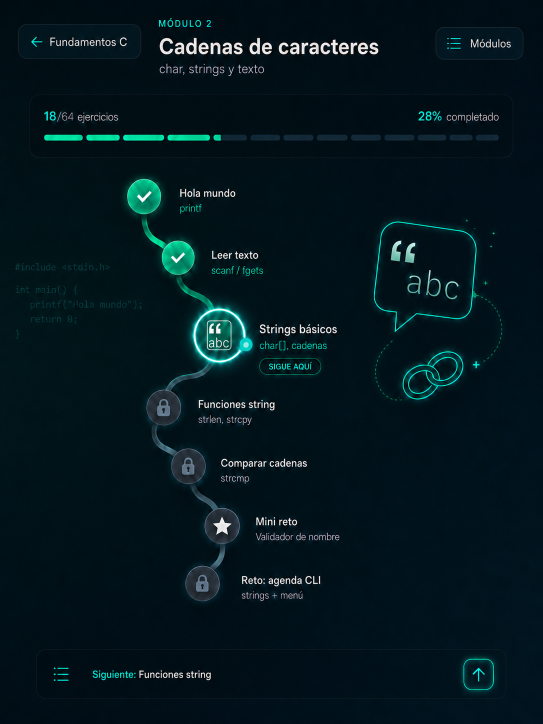
#> input picture Prueba ui extension/assets/reference-cadenas.png, 1086 x 1448 px (shown at 1/2 size); its folder holds only this picture in this run
$ python extract_snake_v2.py
#> lines starting #> are read from the running program, lines starting #| are printed output that depends on the picture; after the words box and inside, x2 and y2 are one past the last pixel; in counts of white or black regions, pixels touching at a corner belong together
#!/usr/bin/env python
from __future__ import annotations

import os
import sys
import json
import math
import re
import heapq
from pathlib import Path

try:
    import numpy as np
    import cv2
    from PIL import Image
    from scipy.interpolate import splprep, splev, CubicSpline
    from skimage.morphology import skeletonize
except ImportError as exc:
    raise SystemExit(
        "Missing dependency. Make sure numpy, opencv-python, pillow, scipy, and scikit-image are installed."
    ) from exc

ROOT = Path(__file__).resolve().parents[1]
CONFIG_PATH = ROOT / "tools" / "snake-extraction.config.json"
OUTPUT_DIR = ROOT / "tools" / "output" / "snake-trace-v2"
PATH_TS_PATH = ROOT / "src" / "lib" / "snakePathV2.generated.ts"
LAYOUT_TS_PATH = ROOT / "src" / "lib" / "layout.ts"

def load_config(path: Path) -> dict:
    with path.open("r", encoding="utf-8") as handle:
        config = json.load(handle)
    return sync_node_centers_from_layout(config)

def sync_node_centers_from_layout(config: dict) -> dict:
    if not LAYOUT_TS_PATH.exists():
        return config
    text = LAYOUT_TS_PATH.read_text(encoding="utf-8")
    # Matches float/negative numbers like 317.5 and -0.5
    centers = {
        match.group("id"): {
            "x": float(match.group("x")),
            "y": float(match.group("y")),
        }
        for match in re.finditer(
            r"(?P<id>hello|read|strings|functions|compare|mini|cli):\s*\{\s*x:\s*(?P<x>[-\d.]+),\s*y:\s*(?P<y>[-\d.]+),",
            text,
        )
    }
    for circle in config.get("excludeCircles", []):
        if circle.get("id") in centers:
            circle.update(centers[circle["id"]])
    return config

def rgb_to_hsv(rgb: np.ndarray) -> tuple[np.ndarray, np.ndarray, np.ndarray]:
    rgb_float = rgb.astype(np.float32) / 255.0
    r, g, b = rgb_float[..., 0], rgb_float[..., 1], rgb_float[..., 2]
    maxc = np.max(rgb_float, axis=-1)
    minc = np.min(rgb_float, axis=-1)
    delta = maxc - minc
    hue = np.zeros_like(maxc)
    nonzero = delta > 1e-6
    red = (maxc == r) & nonzero
    green = (maxc == g) & nonzero
    blue = (maxc == b) & nonzero
    hue[red] = ((g[red] - b[red]) / delta[red]) % 6
    hue[green] = ((b[green] - r[green]) / delta[green]) + 2
    hue[blue] = ((r[blue] - g[blue]) / delta[blue]) + 4
    hue *= 60
    saturation = np.where(maxc == 0, 0, delta / np.maximum(maxc, 1e-6))
    value = maxc * 255
    return hue, saturation, value

def in_ranges(values: np.ndarray, ranges: list[list[float]]) -> np.ndarray:
    result = np.zeros(values.shape, dtype=bool)
    for start, end in ranges:
        if start <= end:
            result |= (values >= start) & (values <= end)
        else:
            result |= (values >= start) | (values <= end)
    return result

def apply_exclusions(mask: np.ndarray, config: dict) -> np.ndarray:
    roi = config["roi"]
    result = mask.copy()
    yy, xx = np.indices(result.shape)
    for circle in config.get("excludeCircles", []):
        cx = circle["x"] - roi["x"]
        cy = circle["y"] - roi["y"]
        radius = circle["r"]
        result[((xx - cx) ** 2 + (yy - cy) ** 2) <= radius**2] = False
    for rect in config.get("excludeRects", []):
        x0 = max(0, int(rect["x"] - roi["x"]))
        y0 = max(0, int(rect["y"] - roi["y"]))
        x1 = min(result.shape[1], x0 + int(rect["w"]))
        y1 = min(result.shape[0], y0 + int(rect["h"]))
        result[y0:y1, x0:x1] = False
    return result

def build_masks(image_rgb: np.ndarray, config: dict) -> tuple[np.ndarray, np.ndarray]:
    roi = config["roi"]
    crop = image_rgb[roi["y"] : roi["y"] + roi["h"], roi["x"] : roi["x"] + roi["w"]]
    hue, saturation, value = rgb_to_hsv(crop)
    bright = value >= config["brightnessThreshold"]
    saturated = saturation >= config["saturationThreshold"]
    color_match = in_ranges(hue, config["hueRanges"])
    mask = bright & saturated & color_match
    if config.get("includeLocked", True):
        locked = (
            (value >= config["lockedBrightnessThreshold"])
            & (saturation >= config["lockedSaturationMin"])
            & (saturation <= config["lockedSaturationMax"])
            & in_ranges(hue, config["lockedHueRanges"])
        )
        mask |= locked
    raw = apply_exclusions(mask, config)

    # Morphological cleaning
    kernel = cv2.getStructuringElement(cv2.MORPH_ELLIPSE, (3, 3))
    clean = raw.astype(np.uint8)
    clean = cv2.morphologyEx(clean, cv2.MORPH_OPEN, kernel, iterations=int(config["morphOpenIterations"]))
    clean = cv2.morphologyEx(clean, cv2.MORPH_CLOSE, kernel, iterations=int(config["morphCloseIterations"]))
    clean = cv2.dilate(clean, kernel, iterations=int(config["morphDilateIterations"]))

    # Area thresholding to keep largest components
    num_labels, labels, stats, centroids = cv2.connectedComponentsWithStats(clean)
    sizes = stats[1:, cv2.CC_STAT_AREA]
    min_area = int(config["minComponentArea"])
    keep_count = int(config["keepComponentCount"])

    result = np.zeros(clean.shape, dtype=bool)
    valid_components = [(i + 1, size) for i, size in enumerate(sizes) if size >= min_area]
    valid_components.sort(key=lambda x: x[1], reverse=True)

    for comp_idx, _ in valid_components[:keep_count]:
        result[labels == comp_idx] = True

    return raw, result

def distance(a: tuple[float, float], b: tuple[float, float]) -> float:
    return math.hypot(a[0] - b[0], a[1] - b[1])

def trace_dijkstra(skeleton: np.ndarray, start_node: dict, end_node: dict, config: dict) -> list[tuple[int, int]]:
    h, w = skeleton.shape
    roi = config["roi"]

    start_y = int(start_node["y"] - roi["y"])
    start_x = int(start_node["x"] - roi["x"])
    end_y = int(end_node["y"] - roi["y"])
    end_x = int(end_node["x"] - roi["x"])

    start_y = max(0, min(h - 1, start_y))
    start_x = max(0, min(w - 1, start_x))
    end_y = max(0, min(h - 1, end_y))
    end_x = max(0, min(w - 1, end_x))

    dist = np.full((h, w), np.inf)
    parent = {}

    dist[start_y, start_x] = 0.0
    pq = [(0.0, start_y, start_x)]

    # Mask of exclusion circles to allow cheaper passage through nodes
    circles_mask = np.zeros((h, w), dtype=np.uint8)
    for circle in config.get("excludeCircles", []):
        cx = int(circle["x"] - roi["x"])
        cy = int(circle["y"] - roi["y"])
        r = int(circle["r"])
        cv2.circle(circles_mask, (cx, cy), r, 1, -1)

    while pq:
        d, y, x = heapq.heappop(pq)

        if d > dist[y, x]:
            continue

        if y == end_y and x == end_x:
            break

        for dy in (-1, 0, 1):
            for dx in (-1, 0, 1):
                if dy == 0 and dx == 0:
                    continue
                ny, nx = y + dy, x + dx
                if 0 <= ny < h and 0 <= nx < w:
                    step_len = math.hypot(dx, dy)
                    if skeleton[ny, nx]:
                        weight = 1.0
                    elif circles_mask[ny, nx]:
                        weight = 4.0  # Moderate cost inside exclusion circles
                    else:
                        weight = 800.0  # High penalty outside centerline and circles

                    nd = d + weight * step_len
                    if nd < dist[ny, nx]:
                        dist[ny, nx] = nd
                        parent[(ny, nx)] = (y, x)
                        heapq.heappush(pq, (nd, ny, nx))

    path = []
    curr = (end_y, end_x)
    if curr in parent or curr == (start_y, start_x):
        while curr != (start_y, start_x):
            path.append(curr)
            curr = parent[curr]
        path.append((start_y, start_x))
        path.reverse()

    return path

def compute_bezier_segments(points: list[tuple[float, float]], smoothing: float) -> list[tuple[tuple[float, float], tuple[float, float], tuple[float, float], tuple[float, float]]]:
    segments = []
    tension = smoothing / 6.0
    for i in range(len(points) - 1):
        p0 = points[max(i - 1, 0)]
        p1 = points[i]
        p2 = points[i + 1]
        p3 = points[min(i + 2, len(points) - 1)]
        c1 = (p1[0] + (p2[0] - p0[0]) * tension, p1[1] + (p2[1] - p0[1]) * tension)
        c2 = (p2[0] - (p3[0] - p1[0]) * tension, p2[1] - (p3[1] - p1[1]) * tension)
        segments.append((p1, c1, c2, p2))
    return segments

def bezier_segments_to_path_d(segments: list[tuple[tuple[float, float], tuple[float, float], tuple[float, float], tuple[float, float]]]) -> str:
    if not segments:
        return ""
    start_point = segments[0][0]
    d = [f"M {start_point[0]:.1f} {start_point[1]:.1f}"]
    for _, c1, c2, p2 in segments:
        d.append(f"C {c1[0]:.1f} {c1[1]:.1f} {c2[0]:.1f} {c2[1]:.1f} {p2[0]:.1f} {p2[1]:.1f}")
    return " ".join(d)

def main() -> None:
    config = load_config(CONFIG_PATH)
#> (reads Prueba ui extension/tools/snake-extraction.config.json from the repository)
    image_path = ROOT / config["image"]
    if not image_path.exists():
        raise FileNotFoundError(f"Image not found at {image_path}")

    image = Image.open(image_path).convert("RGB")
#> image is the input picture: PIL image 1086x1448 RGB; mean R, G, B 4.1, 23.5, 30.2
    image_rgb = np.array(image)

    # 1. Mask Extraction
    raw_mask, clean_mask = build_masks(image_rgb, config)
#> in build_masks, `crop = image_rgb[roi["y"] : roi["y"] + roi["h"], roi["x"] : roi["x"] +..`:
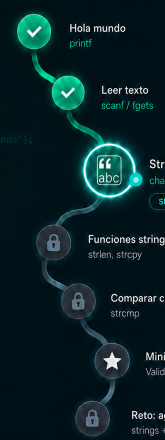
#> crop: shape (880, 330, 3) (shown at 1/2 size); mean R, G, B 9.5, 35.1, 39.3
#> in rgb_to_hsv, `delta = maxc - minc`:
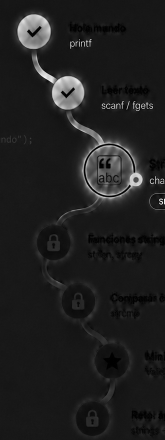
#> delta: shape (880, 330) float32 (shown at 1/2 size); min 0, max 1, mean 0.123
#> in rgb_to_hsv, `nonzero = delta > 1e-6`:
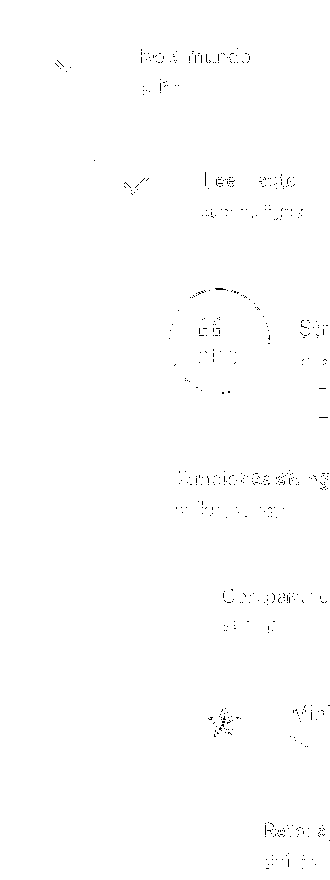
#> nonzero: shape (880, 330) bool; 99.6% white; black in thin lines or dots, all inside (x1, y1, x2, y2) = (55, 48, 330, 869)
#> in rgb_to_hsv, `hue[blue] = ((r[blue] - g[blue]) / delta[blue]) + 4`:
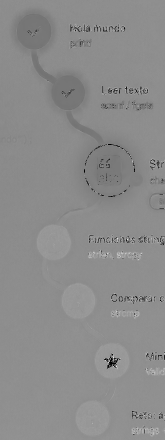
#> hue: shape (880, 330) float32 (shown at 1/2 size); min 0, max 5.88, mean 3.22; drawn with min black and max white
#> after the loop in apply_exclusions, `for circle in config.get("excludeCircles", []):`:
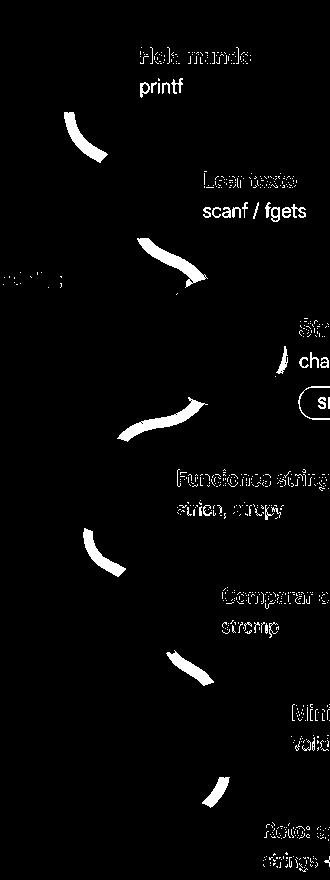
#> result: shape (880, 330) bool; 2.7% white; 655 white regions (611 under 20 px), largest, box (x1, y1, x2, y2) and area: (117, 397, 208, 442) 940, (137, 238, 208, 288) 887, (64, 112, 108, 163) 688
#> after the loop in apply_exclusions, `for rect in config.get("excludeRects", []):`:
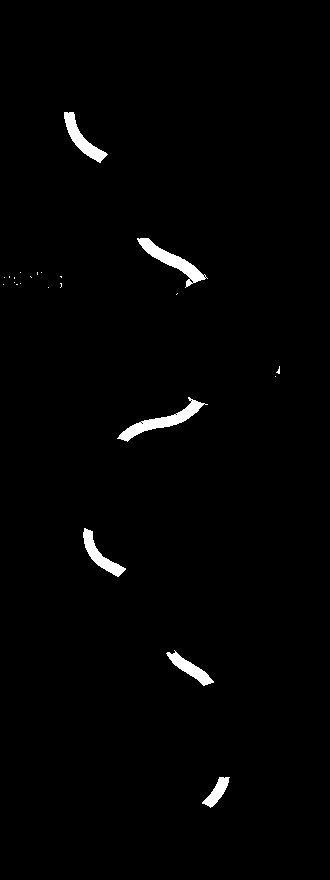
#> result: shape (880, 330) bool; 1.4% white; 23 white regions (17 under 20 px), largest, box (x1, y1, x2, y2) and area: (117, 397, 208, 442) 940, (137, 238, 208, 288) 887, (64, 112, 108, 163) 688, (83, 528, 126, 577) 621, (166, 650, 214, 686) 538, (202, 777, 230, 808) 362
#> in build_masks, `num_labels, labels, stats, centroids = cv2.connectedComponentsWithStat..`: num_labels = 8; stats = [[0, 0, 330, 880, 285610], [63, 111, 46, 53, 809], [136, 237, 71, 51, 1039], [276, 369, 5, 6, 18], [117, 396, 88, 47, 1113], [82, 527, 45, 51, 741], [165, 651, 50, 36, 637], [201, 776, 29, 33, 433]]; centroids = [[164.7, 439.7], [81.77, 138.6], [171.9, 260.6], [278, 371.5], [161.4, 420.9], [99.93, 554.9], [189.6, 668.3], [216.6, 791.7]]
#> in build_masks, `sizes = stats[1:, cv2.CC_STAT_AREA]`: sizes = [809, 1039, 18, 1113, 741, 637, 433]
#> in build_masks, `valid_components = [(i + 1, size) for i, size in enumerate(sizes) if s..`: valid_components = [(1, 809), (2, 1039), (3, 18), (4, 1113), (5, 741), (6, 637), (7, 433)]
#> the loop in build_masks, `for comp_idx, _ in valid_components[:keep_count]:` made 7 passes
#> comp_idx on passes 1 to 7: 4, 2, 1, 5, 6, 7, 3

    # 2. Skeleton / Centerline
    skeleton = skeletonize(clean_mask)
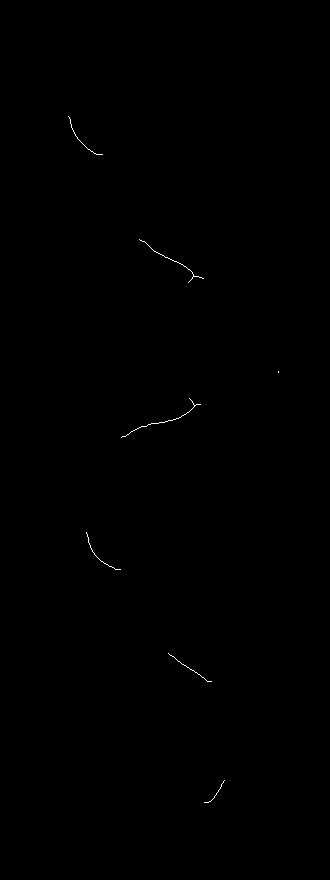
#> skeleton: shape (880, 330) bool; 0.11% white in thin lines or dots, all inside (x1, y1, x2, y2) = (68, 116, 279, 803)

    # Extract centers in layout sequence
    nodes_order = ["hello", "read", "strings", "functions", "compare", "mini", "cli"]
    circles_dict = {c["id"]: c for c in config.get("excludeCircles", [])}

    # 3. Dijkstra Centerline Tracing
    stitched_path = []
    segments_pts = []
    for i in range(len(nodes_order) - 1):
        node_a = circles_dict[nodes_order[i]]
        node_b = circles_dict[nodes_order[i + 1]]
        segment = trace_dijkstra(skeleton, node_a, node_b, config)

        # Convert to global coordinates
        global_segment = [(x + config["roi"]["x"], y + config["roi"]["y"]) for y, x in segment]
        segments_pts.append(global_segment)

        if not stitched_path:
            stitched_path.extend(global_segment)
        else:
            stitched_path.extend(global_segment[1:])
#> after the loop, segments_pts = 6 items; stitched_path = 896 pairs, first value 288 to 444, second value 394 to 1178
#> (the rest of the program and of its run is left out)
